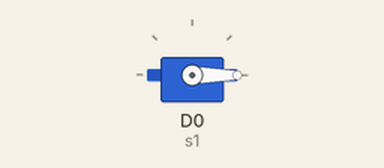
A sketch run on a simulated ESP8266 (NodeMCU). Parts: servo.

Above: at 0.0 s.
At 9.0 s:
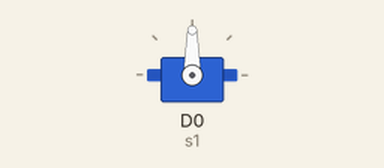
At 18.0 s:
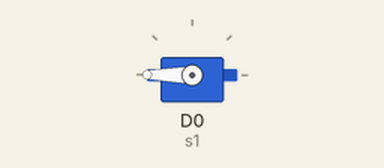
At 35.0 s:
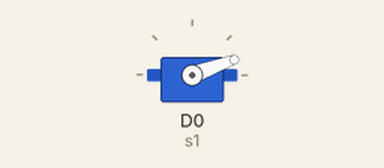
Timing chart, 0 to 40.0 s (numbered marks = the images above):
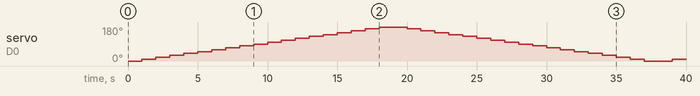

The sketch:

HexaPodESP8266.ino
```cpp
#include <Servo.h>

Servo s1;

void setup() {
  s1.attach(D0);  // Attach the servo to pin D0
}

void loop() {
  // Rotate from 0 to 180 degrees in steps of 10 degrees
  for (int pos = 0; pos <= 180; pos += 10) {
    s1.write(pos);  // Move to the current position
    delay(1000);    // Wait for 1 second
  }

  // Rotate back from 180 to 0 degrees in steps of 10 degrees
  for (int pos = 180; pos >= 0; pos -= 10) {
    s1.write(pos);  // Move to the current position
    delay(1000);    // Wait for 1 second
  }
}
```

Measured:
- by itself, servo on D0 (s1): 0° → 10° at 1.0 s, → 20° 1.0 s later, → 30° 1.0 s later, → 40° 1.0 s later, … (37 changes in this stretch)
